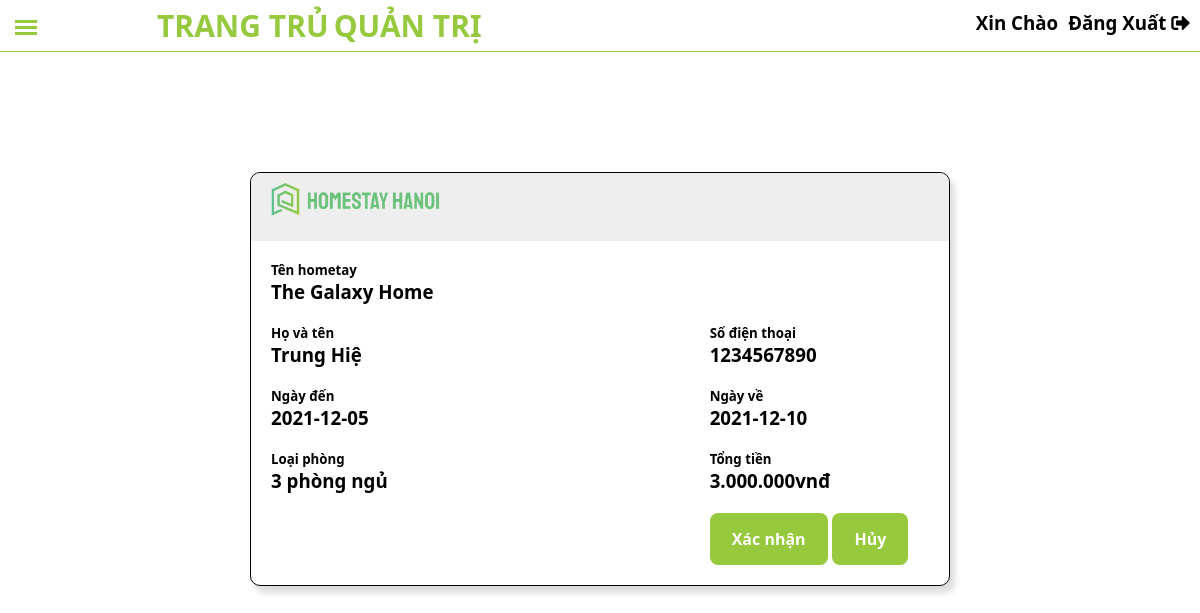
The page /homestay/chitiet_dat.php?update_trangthai=87 on the database its author committed.
### tables this page shows
CREATE TABLE `dat_phong` (
  `ma_dp` int(11) NOT NULL,
  `ten_kh` varchar(255) NOT NULL,
  `sdt` int(10) NOT NULL,
  `dia_chi` text NOT NULL,
  `ma_kh` int(11) NOT NULL COMMENT 'mã khách hàng',
  `ngay_dat` datetime NOT NULL,
  `ngay_den` date NOT NULL,
  `ngay_ve` date NOT NULL,
  `ma_km` int(11) NOT NULL,
  `trang_thai` tinyint(4) NOT NULL DEFAULT 0,
  `ma_hs` int(11) NOT NULL,
  `tong_tien` int(15) NOT NULL
);

CREATE TABLE `homestay` (
  `ma_hs` int(11) NOT NULL,
  `ten_hs` varchar(255) NOT NULL,
  `anh_hs` varchar(255) NOT NULL,
  `gioi_thieu` text NOT NULL,
  `ma_dd` int(11) NOT NULL,
  `ma_lp` int(11) NOT NULL,
  `gia` int(12) NOT NULL,
  `gia_km` int(12) NOT NULL DEFAULT 0
);

CREATE TABLE `loai_phong` (
  `ma_lp` int(11) NOT NULL,
  `ten_lp` varchar(255) NOT NULL
);

### database/database.php (called while the page is built, shortened)
<?php
class database
{
   public $conn;
   public function connect()
   {
      try {
         $this->conn = new PDO("mysql:host=localhost;dbname=du_an1; charset=utf8", "root", "");
         $this->conn->setAttribute(PDO::ATTR_ERRMODE, PDO::ERRMODE_EXCEPTION);
      } catch (PDOException $error) {
         echo "lỗi kết nối:" . $error->getMessage();
      }
   }
   public function select_one($sql_one)
   {
      try {
         $stmt = $this->conn->prepare($sql_one);
         $stmt->execute();
         $result = $stmt->fetch(PDO::FETCH_ASSOC);
         return $result;
      } catch (PDOException $error) {
         echo "lỗi kết nối:" . $error->getMessage();
      } finally {
         unset($conn);
      }
   }
}

### class/class.php (called while the page is built, shortened)
<?php
include_once "../database/database.php";
class user_class
{
    public $controll;
    public function __construct()
    {
        $this->controll = new database();
    }
    public function show_chitiet_tenkhdp($ma_dp)
    {
        $sql = "SELECT * FROM dat_phong INNER JOIN homestay ON dat_phong.ma_hs=homestay.ma_hs INNER JOIN loai_phong ON homestay.ma_lp=loai_phong.ma_lp WHERE ma_dp='$ma_dp'";
        $result = $this->controll->select_one($sql);
        return $result;
    }
}

### homestay/chitiet_dat.php (the view, shortened to what this page needs)
<?php include_once "../admin/admin.php"; ?>
<?php
include_once "../class/class.php";
$list = new user_class();
if (isset($_GET['update_trangthai'])) {
    $ma_dp = $_GET['update_trangthai'];
    $show = $list->show_chitiet_tenkhdp($ma_dp);
}
?>
<!DOCTYPE html>
<html lang="en">
<head>
    <link rel="stylesheet" href="../css/chitiet_dat.css">
</head>
<body>
    <main>
        <div class="container">
            <div class="ticket">
                <div class="line-top">
                    <img src="../img/logo/logo.png" alt="">
                </div>
                <div class="line-bot">
                    <div class="content-ticket1">
                        <div class="title-item">
                            <h5>Tên hometay</h5>
                        </div>
                        <div class="details-item">
                            <h3><?php echo $show['ten_hs'] ?></h3>
                        </div>
                    </div>
                    <div class="content-ticket2">
                        <div class="item-ticket">
                            <div class="title-item">
                                <h5>Họ và tên</h5>
                            </div>
                            <div class="details-item">
                                <h3><?php echo $show['ten_kh']; ?></h3>
                            </div>
                        </div>
                        <div class="item-ticket">
                            <div class="title-item">
                                <h5>Số điện thoại</h5>
                            </div>
                            <div class="details-item">
                                <h3><?php echo $show['sdt']; ?></h3>
                            </div>
                        </div>
                    </div>
                    <div class="content-ticket2">
                        <div class="item-ticket">
                            <div class="title-item">
                                <h5>Ngày đến</h5>
                            </div>
                            <div class="details-item">
                                <h3><?php echo $show['ngay_den']; ?></h3>
                            </div>
                        </div>
                        <div class="item-ticket">
                            <div class="title-item">
                                <h5>Ngày về</h5>
                            </div>
                            <div class="details-item">
                                <h3><?php echo $show['ngay_ve']; ?></h3>
                            </div>
                        </div>
                    </div>
                    <div class="content-ticket2">
                        <div class="item-ticket">
                            <div class="title-item">
                                <h5>Loại phòng</h5>
                                <div class="details-item">
                                    <h3><?php echo $show['ten_lp']; ?></h3>
                                </div>
                            </div>
                        </div>
                        <div class="item-ticket">
                            <div class="title-item">
                                <h5>Tổng tiền</h5>
                            </div>
                            <div class="details-item">
                                <h3><?php $format_number_4 = number_format($show['tong_tien'], 0, ',', '.');
                                    echo $format_number_4 . 'vnđ'; ?></h3>
                            </div>
                        </div>
                    </div>
                    <div class="content-ticket2">
                        <div class="item-ticket">
                        </div>
                        <div class="item-ticket">
                            <div class="details-item">
                                <h3><a href="?xacnhan=<?php echo $show['ma_dp'] ?>&update_trangthai=<?php echo $show['ma_dp'] ?>">Xác nhận</a>
                                    <a href="?huy=<?php echo $show['ma_dp'] ?>&update_trangthai=<?php echo $show['ma_dp'] ?>">Hủy</a>
                                </h3>
                            </div>
                        </div>
                    </div>
                </div>
            </div>
        </div>
    </main>
</body>
</html>

### css/admin.css (style rules this page uses)
* { margin: 0; padding: 0; box-sizing: border-box; outline: none; font-family: 'Segoe UI', Tahoma, Geneva, Verdana, sans-serif; }
.container { max-width: 1000px; text-align: center; margin: auto; }

### css/chitiet_dat.css (style rules this page uses)
* { margin: 0px; padding: 0px; }
main { max-width: 700px; margin: auto; }
.container { text-align: left; }
.ticket { border: 1px solid black; border-radius: 10px; margin-top: 120px; box-shadow: 5px 7px 6px #24232329; }
.line-top { background-color: rgb(238, 238, 238); border-radius: 10px 10px 0px 0px; }
.line-bot { padding: 20px; }
img { margin-bottom: 20px; width: 30%; text-align: center; padding: 10px 20px 0px 20px; }
.content-ticket2 { display: grid; grid-template-columns: 2fr 1fr; margin-top: 20px; }

### homestay/chitiet_dat.php (style rules this page uses)
.details-item a { border: none; background-color: #96c93d; color: white; padding: 15px 22px; text-align: center; text-decoration: none; display: inline-block; border-radius: 8px; font-size: 16px; }

### rows shown on the page
dat_phong: ma_hs.ten_hs "The Galaxy Home", ten_kh "Trung Hiệ", sdt "1234567890", ngay_den "2021-12-05", ngay_ve "2021-12-10", loai_phong.ten_lp "3 phòng ngủ", tong_tien "3.000.000"
